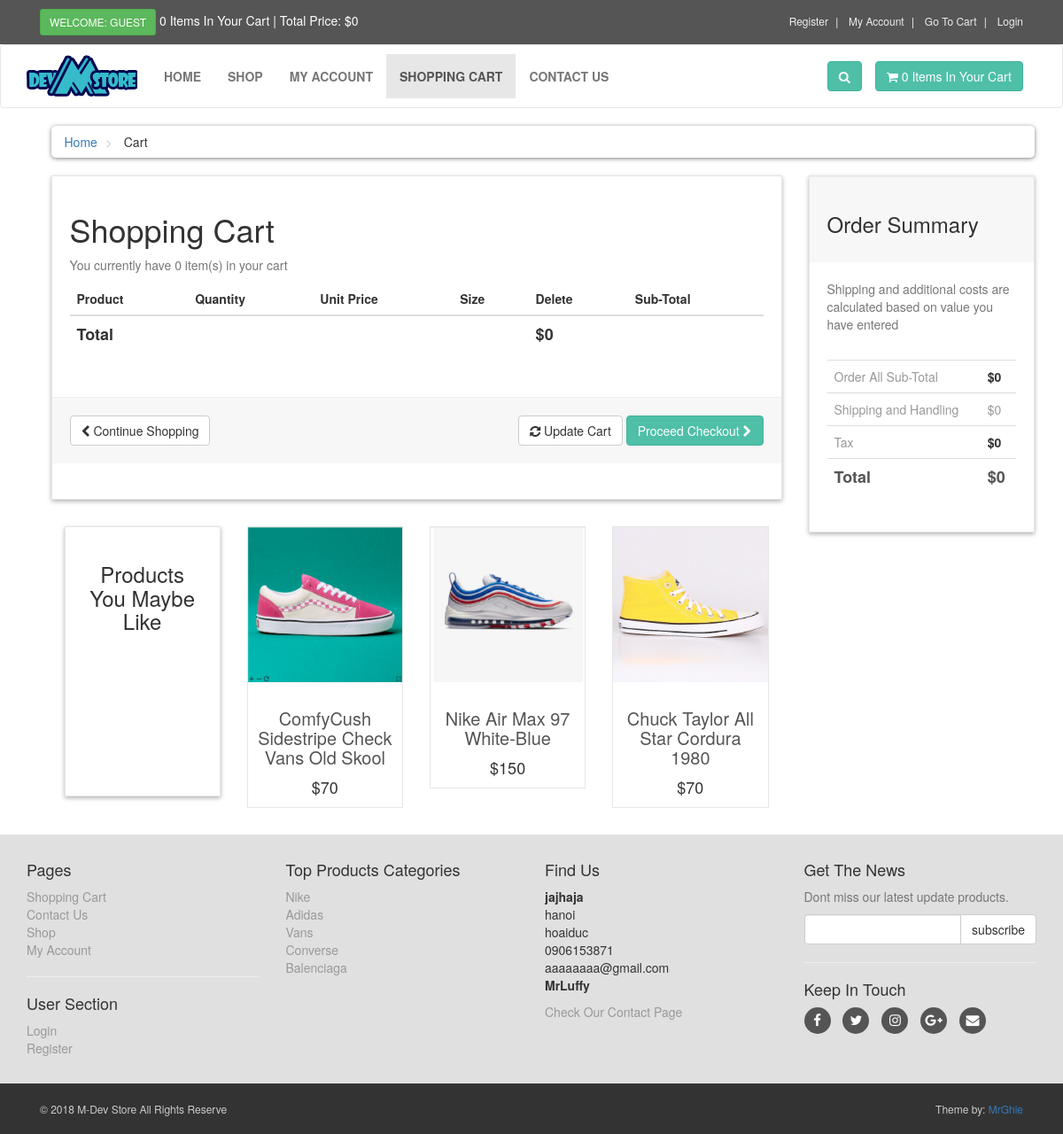
The app's page /cart.php with its own data.
### tables this page shows
CREATE TABLE `products` (
  `product_id` int(10) NOT NULL,
  `p_cat_id` int(10) NOT NULL,
  `cat_id` int(10) NOT NULL,
  `date` timestamp NOT NULL DEFAULT CURRENT_TIMESTAMP ON UPDATE CURRENT_TIMESTAMP,
  `product_title` text NOT NULL,
  `product_img1` text NOT NULL,
  `product_img2` text NOT NULL,
  `product_img3` text NOT NULL,
  `product_img4` text NOT NULL,
  `product_price` text NOT NULL,
  `product_keywords` text NOT NULL,
  `product_desc` text NOT NULL
);

CREATE TABLE `product_categories` (
  `p_cat_id` int(10) NOT NULL,
  `p_cat_title` text NOT NULL,
  `p_cat_desc` text NOT NULL
);

### cart.php (the view, shortened to what this page needs)
<?php
    include("includes/header.php");
?>
   <div id="content">
       <div class="container">
           <div class="col-md-12">
               <ul class="breadcrumb">
                   <li>
                       <a href="index.php">Home</a>
                   </li>
                   <li>
                       Cart
                   </li>
               </ul>
           </div>
           <div id="cart" class="col-md-9">
               <div class="box">
                   <form action="cart.php" method="post" enctype="multipart/form-data">
                       <h1>Shopping Cart</h1>
                       <?php
                       $ip_add = getRealIpUser();
                       $select_cart = "select * from cart where ip_add='$ip_add'";
                       $run_cart = mysqli_query($con,$select_cart);
                       $count = mysqli_num_rows($run_cart);
                       ?>
                       <p class="text-muted">You currently have <?php echo $count; ?> item(s) in your cart</p>
                       <div class="table-responsive">
                           <table class="table">
                               <thead>
                                   <tr>
                                       <th colspan="2">Product</th>
                                       <th>Quantity</th>
                                       <th>Unit Price</th>
                                       <th>Size</th>
                                       <th colspan="1">Delete</th>
                                       <th colspan="2">Sub-Total</th>
                                   </tr>
                               </thead>
                                  <?php
                                   $total = 0;
                                   ?>
                               <tfoot>
                                   <tr>
                                       <th colspan="5">Total</th>
                                       <th colspan="2">$<?php echo $total; ?></th>
                                   </tr>
                               </tfoot>
                           </table>
                       </div>
                       <div class="box-footer">
                           <div class="pull-left">
                               <a href="index.php" class="btn btn-default">
                                   <i class="fa fa-chevron-left"></i> Continue Shopping
                               </a>
                           </div>
                           <div class="pull-right">
                               <button type="submit" name="update" value="Update Cart" class="btn btn-default">
                                   <i class="fa fa-refresh"></i> Update Cart
                               </button>
                               <a href="checkout.php" class="btn btn-primary">
                                   Proceed Checkout <i class="fa fa-chevron-right"></i>
                               </a>
                           </div>
                       </div>
                   </form>
               </div>
               <div id="row same-heigh-row">
                   <div class="col-md-3 col-sm-6">
                       <div class="box same-height headline">
                           <h3 class="text-center">Products You Maybe Like</h3>
                       </div>
                   </div>
                   <?php
                   $get_products = "select * from products order by rand() LIMIT 0,3";
                   $run_products = mysqli_query($con,$get_products);
                   while($row_products=mysqli_fetch_array($run_products)){
                       $pro_id = $row_products['product_id'];
                       $pro_title = $row_products['product_title'];
                       $pro_price = $row_products['product_price'];
                       $pro_img1 = $row_products['product_img1'];
                       echo "
                    <div class='col-md-3 col-sm-6 center-responsive'>
                       <div class='product same-height'>
                           <a href='details.php?pro_id=$pro_id'>
                               <img class='img-responsive' src='admin_area/product_images/$pro_img1' alt='Product 6'>
                            </a>
                            <div class='text'>
                                <h3><a href='details.php?pro_id=$pro_id'> $pro_title </a></h3>
                                <p class='price'>$$pro_price</p>
                            </div>
                        </div>
                   </div>
                       ";
                   }
                   ?>
               </div>
           </div>
           <div class="col-md-3">
               <div id="order-summary" class="box">
                   <div class="box-header">
                       <h3>Order Summary</h3>
                   </div>
                   <p class="text-muted">
                       Shipping and additional costs are calculated based on value you have entered
                   </p>
                   <div class="table-responsive">
                       <table class="table">
                           <tbody>
                               <tr>
                                   <td> Order All Sub-Total </td>
                                   <th> $<?php echo $total; ?> </th>
                               </tr>
                               <tr>
                                   <td> Shipping and Handling </td>
                                   <td> $0 </td>
                               </tr>
                               <tr>
                                   <td> Tax </td>
                                   <th> $0 </th>
                               </tr>
                               <tr class="total">
                                   <td> Total </td>
                                   <th> $<?php echo $total; ?> </th>
                               </tr>
                           </tbody>
                       </table>
                   </div>
               </div>
           </div>
       </div>
   </div>
   <?php
    include("includes/footer.php");
    ?>
</body>
</html>

### includes/footer.php (shortened to what this page needs)
<div id="footer">
    <div class="container">
        <div class="row">
            <div class="col-sm-6 col-md-3">
               <h4>Pages</h4>
                <ul>
                    <li><a href="cart.php">Shopping Cart</a></li>
                    <li><a href="contact.php">Contact Us</a></li>
                    <li><a href="shop.php">Shop</a></li>
                    <li><a href="customer/my_account.php">My Account</a></li>
                </ul>
                <hr>
                <h4>User Section</h4>
                <ul>
                           <?php
                           if(!isset($_SESSION['customer_email'])){
                               echo"<a href='checkout.php'>Login</a>";
                           }else{
                              echo"<a href='customer/my_account.php?my_orders'>My Account</a>";
                           }
                           ?>
                    <li><a href="customer_register.php">Register</a></li>
                </ul>
            </div>
            <div class="com-sm-6 col-md-3">
                <h4>Top Products Categories</h4>
                <ul>
                    <?php
                        $get_p_cats = "select * from product_categories";
                        $run_p_cats = mysqli_query($con,$get_p_cats);
                        while($row_p_cats=mysqli_fetch_array($run_p_cats)){
                            $p_cat_id = $row_p_cats['p_cat_id'];
                            $p_cat_title = $row_p_cats['p_cat_title'];
                            echo "
                                <li>
                                    <a href='shop.php?p_cat=$p_cat_id'>
                                        $p_cat_title
                                    </a>
                                </li>
                            ";
                        }
                    ?>
                </ul>
            </div>
            <div class="col-sm-6 col-md-3">
                <h4>Find Us</h4>
                <p>
                    <strong>jajhaja</strong>
                    <br/>hanoi
                    <br/>hoaiduc
                    <br/>0906153871
                    <br/>aaaaaaaa@gmail.com
                    <br/><strong>MrLuffy</strong>
                </p>
                <a href="contact.php">Check Our Contact Page</a>
            </div>
            <div class="col-sm-6 col-md-3">
                <h4>Get The News</h4>
                <p class="text-muted">
                    Dont miss our latest update products.
                </p>
                <form action="https://feedburner.google.com/fb/a/mailverify" method="post" target="popupwindow" onsubmit="window.open('https://feedburner.google.com/fb/a/mailverify?uri=M-devMedia', 'popupwindow', 'scrollbars=yes,width=550,height=520');return true" method="post">
                    <div class="input-group">
                        <input type="text" class="form-control" name="email">
                        <span class="input-group-btn">
                            <input type="submit" value="subscribe" class="btn btn-default">
                        </span>
                    </div>
                </form>
                <hr>
                <h4>Keep In Touch</h4>
                <p class="social">
                    <a href="#" class="fa fa-facebook"></a>
                    <a href="#" class="fa fa-twitter"></a>
                    <a href="#" class="fa fa-instagram"></a>
                    <a href="#" class="fa fa-google-plus"></a>
                    <a href="#" class="fa fa-envelope"></a>
                </p>
            </div>
        </div>
    </div>
</div>
<div id="copyright">
    <div class="container">
        <div class="col-md-6">
            <p class="pull-left">&copy; 2018 M-Dev Store All Rights Reserve</p>
        </div>
        <div class="col-md-6">
            <p class="pull-right">Theme by: <a href="#">MrGhie</a></p>
        </div>
    </div>
</div>

### styles/style.css (style rules this page uses)
body { font-size: 14px; line-height: 1.42857143; color: #333333; background: rgb(255, 255, 255); overflow-x: hidden; }
.btn-primary { color: rgb(255, 255, 255); background: rgb(79, 191, 168); border-color: rgb(65, 179, 156); }
.box { background: #ffffff; margin: 0 0 30px; border: solid 1px #e6e6e6; box-sizing: border-box; padding: 20px; box-shadow: 0px 2px 5px rgba(0, 0, 0, .3); }
#content { padding-left: 25px; }
#content .product { background: #ffffff; border: solid 1px #e6e6e6; margin-bottom: 30px; box-sizing: border-box; }
#content .product .text { padding: 10px 10px 0px; }
#content .product .text p.price { font-size: 18px; text-align: center; font-weight: 400; }
#content .product .text h3 { text-align: center; font-size: 20px; }
#content .product .text h3 a { color: rgb(85, 85, 85); }
.breadcrumb { padding: 8px 15px; margin-bottom: 20px; background: #ffffff; border-radius: 5px; box-shadow: 0px 1px 5px rgba(0, 0, 0, .5); }
.breadcrumb> li + li:before { content: ">\00a0"; color: #cccccc; }
#content .headline { height: 305px; }
#content #cart .table tfoot { font-size: 18px; }
.box .box-footer { background-color: #f7f7f7; margin: 30px -20px 20px; padding: 20px; border-top: 1px solid #eeeeee; }
.box .box-footer:before, .box .box-footer:after { content: ""; display: table; }
.box .box-footer:after { clear: both; }
.box .box-header { background-color: #f7f7f7; margin: -20px -20px 20px; padding: 20px; border-top: 1px solid #eeeeee; }
#content #order-summary table { margin-top: 20px; }
#content #order-summary table td { color: #999999; }
#content #order-summary table tr.total td, #content #order-summary table tr.total th { font-size: 18px; color: #555555; font-weight: 700; }
#footer { background: #e0e0e0; padding: 20px 0; }
#footer a { color: #999999; padding: 0; text-decoration: none; }
#footer ul { list-style: none; padding-left: 0px; }
#footer .social { text-align: left; }
#footer .social a { margin: 0px 10px 0px 0px; display: inline-block; color: #ffffff; width: 30px; height: 30px; border-radius: 15px; line-height: 30px; font-size: 15px; text-align: center; vertical-align: bottom; background: #555555; text-decoration: none; }
#copyright { background: #333333; color: #cccccc; padding: 20px 0px; font-size: 12px; }
#copyright p { margin: 0px; }

### records on screen
products: product_img1 (picture), product_title "ComfyCush Sidestripe Check Vans Old Skool", product_price "70"
products: product_img1 (picture), product_title "Nike Air Max 97 White-Blue", product_price "150"
products: product_img1 (picture), product_title "Chuck Taylor All Star Cordura 1980", product_price "70"
product_categories: p_cat_title "Nike"
product_categories: p_cat_title "Adidas"
product_categories: p_cat_title "Vans"
product_categories: p_cat_title "Converse"
product_categories: p_cat_title "Balenciaga"

### other values on screen
$count_items "0 0"
$total "0"
$count "0"
